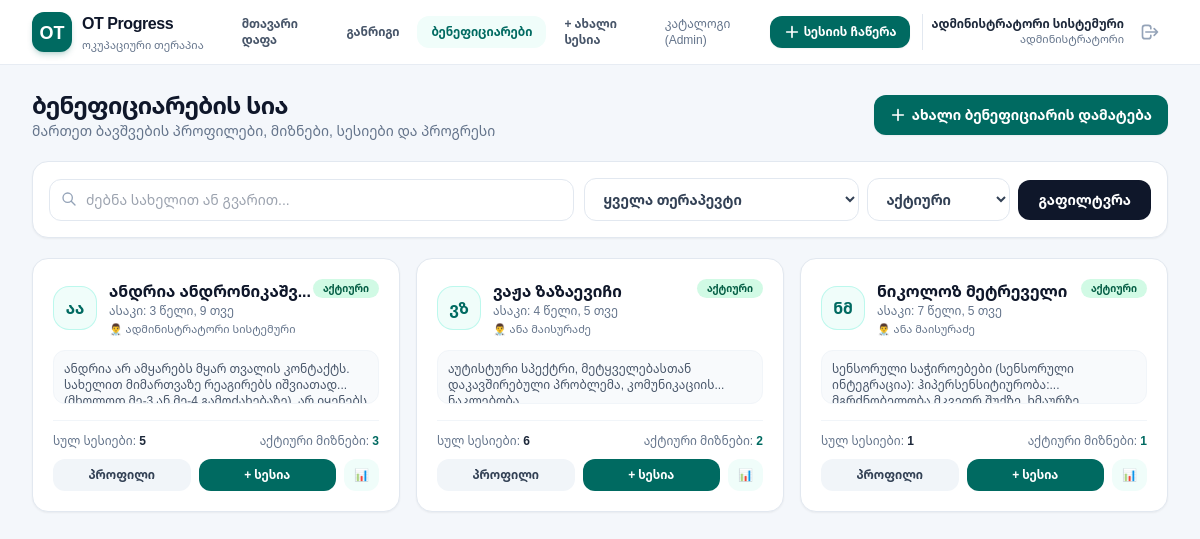
Screenshot of /beneficiaries/ (signed in) with the database file from the repository.
### core/models.py (models this page shows, shortened)
class Beneficiary(models.Model):
    first_name = models.CharField(max_length=100, verbose_name="სახელი")
    last_name = models.CharField(max_length=100, verbose_name="გვარი")
    date_of_birth = models.DateField(verbose_name="დაბადების თარიღი")
    start_date = models.DateField(default=timezone.now, verbose_name="თერაპიის დაწყების თარიღი")
    therapist = models.ForeignKey(
        TherapistProfile,
        on_delete=models.SET_NULL,
        null=True,
        blank=True,
        related_name="beneficiaries",
        verbose_name="ძირითადი თერაპევტი"
    )
    co_therapists = models.ManyToManyField(
        TherapistProfile,
        blank=True,
        related_name="shared_beneficiaries",
        verbose_name="თანათერაპევტები (გაზიარებული წვდომა)"
    )
    session_duration_minutes = models.PositiveIntegerField(default=50, verbose_name="სესიის ხანგრძლივობა (წთ)")
    weekly_sessions_planned = models.PositiveIntegerField(default=2, verbose_name="კვირაში დაგეგმილი სესიები")
    notes = models.TextField(blank=True, verbose_name="დამატებითი მოკლე ინფორმაცია")
    is_active = models.BooleanField(default=True, verbose_name="აქტიურია")
    created_at = models.DateTimeField(auto_now_add=True, verbose_name="შექმნის დრო")
    class Meta:
        verbose_name = "ბენეფიციარი"
        verbose_name_plural = "ბენეფიციარები"
        ordering = ["first_name", "last_name"]
    @property
    def full_name(self):
        return f"{self.first_name} {self.last_name}"
    @property
    def active_goals_count(self):
        return self.goals.filter(status="active").count()
    @property
    def age_display(self):
        today = date.today()
        if not self.date_of_birth:
            return ""
        years = today.year - self.date_of_birth.year
        months = today.month - self.date_of_birth.month
        if today.day < self.date_of_birth.day:
            months -= 1
        if months < 0:
            years -= 1
            months += 12
        if years <= 0:
            return f"{months} თვე"
        return f"{years} წელი, {months} თვე" if months > 0 else f"{years} წელი"
    @property
    def assigned_therapists_display(self):
        names = []
        if self.therapist:
            names.append(str(self.therapist))
        for ct in self.co_therapists.all():
            ct_name = str(ct)
            if ct_name not in names:
                names.append(ct_name)
        return ", ".join(names) if names else "არ არის მითითებული"

class TherapistProfile(models.Model):
    user = models.OneToOneField(User, on_delete=models.CASCADE, related_name="therapist_profile")
    phone = models.CharField(max_length=50, blank=True, verbose_name="ტელეფონი")
    title = models.CharField(max_length=150, default="ოკუპაციური თერაპევტი", verbose_name="პროფესიული როლი")
    clinic_name = models.CharField(max_length=200, default="ოკუპაციური თერაპიის ცენტრი", verbose_name="ცენტრი / კლინიკა")
    license_number = models.CharField(max_length=100, blank=True, verbose_name="ლიცენზია / სერტიფიკატი")
    is_admin_role = models.BooleanField(default=False, verbose_name="ადმინისტრატორი")
    class Meta:
        verbose_name = "თერაპევტის პროფილი"
        verbose_name_plural = "თერაპევტების პროფილები"
    def __str__(self):
        full_name = self.user.get_full_name()
        return full_name if full_name else self.user.username

### core/views.py (the view)
# urls.py: path("beneficiaries/", views.beneficiary_list_view, name="beneficiary_list"),
@login_required
def beneficiary_list_view(request):
    search_query = request.GET.get("q", "").strip()
    therapist_id = request.GET.get("therapist", "").strip()
    status_filter = request.GET.get("status", "active")
    beneficiaries = get_user_beneficiaries(request.user)
    if status_filter == "active":
        beneficiaries = beneficiaries.filter(is_active=True)
    elif status_filter == "inactive":
        beneficiaries = beneficiaries.filter(is_active=False)
    if search_query:
        beneficiaries = beneficiaries.filter(
            Q(first_name__icontains=search_query) | Q(last_name__icontains=search_query)
        )
    admin_flag = is_admin_user(request.user)
    if therapist_id and admin_flag:
        beneficiaries = beneficiaries.filter(therapist_id=therapist_id)
    all_therapists = TherapistProfile.objects.all() if admin_flag else None
    context = {
        "beneficiaries": beneficiaries,
        "search_query": search_query,
        "status_filter": status_filter,
        "therapist_id": therapist_id,
        "all_therapists": all_therapists,
    }
    return render(request, "core/beneficiary_list.html", context)

### templates/core/beneficiary_list.html (shortened to what this page needs)
{% extends "base.html" %}
{% block content %}
<div class="space-y-5">
    <div class="flex flex-col sm:flex-row sm:items-center justify-between gap-3">
        <div>
            <h1 class="text-xl sm:text-2xl font-black text-slate-900 tracking-tight">ბენეფიციარების სია</h1>
            <p class="text-xs sm:text-sm text-slate-500">მართეთ ბავშვების პროფილები, მიზნები, სესიები და პროგრესი</p>
        </div>
        <a href="{% url 'beneficiary_create' %}"
           class="inline-flex items-center justify-center px-4 py-2.5 bg-[#006a61] hover:bg-[#005049] text-white text-xs sm:text-sm font-bold rounded-xl shadow-sm transition shrink-0">
            <svg class="w-4 h-4 mr-1.5" fill="none" stroke="currentColor" viewBox="0 0 24 24">
                <path stroke-linecap="round" stroke-linejoin="round" stroke-width="2.5" d="M12 4v16m8-8H4"/>
            </svg>
            <span class="hidden sm:inline">ახალი ბენეფიციარის დამატება</span>
        </a>
    </div>
    <form method="get" class="bg-white p-3.5 sm:p-4 rounded-2xl border border-slate-200 shadow-sm flex flex-col sm:flex-row items-stretch sm:items-center gap-2.5">
        <div class="flex-1 relative">
            <input type="text" name="q" value="{{ search_query }}"
                   placeholder="ძებნა სახელით ან გვარით..."
                   class="w-full pl-9 pr-4 py-2.5 rounded-xl border border-slate-200 focus:outline-none focus:ring-2 focus:ring-[#006a61] text-xs sm:text-sm">
            <svg class="w-4 h-4 text-slate-400 absolute left-3 top-3" fill="none" stroke="currentColor" viewBox="0 0 24 24">
                <path stroke-linecap="round" stroke-linejoin="round" stroke-width="2" d="M21 21l-6-6m2-5a7 7 0 11-14 0 7 7 0 0114 0z"/>
            </svg>
        </div>
        <div class="flex items-center gap-2">
            {% if all_therapists %}
            <select name="therapist" class="px-3.5 py-2.5 rounded-xl border border-slate-200 text-xs sm:text-sm font-semibold text-slate-700 bg-white focus:outline-none focus:ring-2 focus:ring-[#006a61]">
                <option value="">ყველა თერაპევტი</option>
            </select>
            {% endif %}
            <select name="status" class="flex-1 sm:flex-initial px-3.5 py-2.5 rounded-xl border border-slate-200 text-xs sm:text-sm font-semibold text-slate-700 bg-white focus:outline-none focus:ring-2 focus:ring-[#006a61]">
                <option value="active" {% if status_filter == 'active' %}selected{% endif %}>აქტიური</option>
            </select>
            <button type="submit" class="px-5 py-2.5 bg-slate-900 hover:bg-slate-800 text-white rounded-xl text-xs sm:text-sm font-bold transition shrink-0">
                გაფილტვრა
            </button>
        </div>
    </form>
    <div class="grid grid-cols-1 md:grid-cols-2 lg:grid-cols-3 gap-4">
        {% for b in beneficiaries %}
        <div class="bg-white rounded-2xl p-4 sm:p-5 border border-slate-200 shadow-sm hover:shadow-md transition flex flex-col justify-between">
            <div>
                <div class="flex items-start justify-between">
                    <div class="flex items-center space-x-3 min-w-0">
                        <div class="w-11 h-11 rounded-2xl bg-teal-50 text-[#006a61] border border-teal-200/60 flex items-center justify-center font-black text-base shrink-0">
                            {{ b.first_name|slice:":1" }}{{ b.last_name|slice:":1" }}
                        </div>
                        <div class="min-w-0">
                            <a href="{% url 'beneficiary_detail' b.id %}" class="font-bold text-slate-900 hover:text-[#006a61] transition text-sm sm:text-base block truncate">
                                {{ b.full_name }}
                            </a>
                            <div class="text-xs text-slate-500 font-medium">
                                ასაკი: {{ b.age_display }}
                            </div>
                            <div class="text-[11px] text-slate-500 font-medium truncate mt-0.5" title="{{ b.assigned_therapists_display }}">
                                👨‍⚕️ {{ b.assigned_therapists_display }}
                            </div>
                        </div>
                    </div>
                    {% if b.is_active %}
                    <span class="px-2.5 py-0.5 rounded-full text-[10px] font-bold bg-emerald-100 text-emerald-800 shrink-0">აქტიური</span>
                    {% else %}
                    <span class="px-2.5 py-0.5 rounded-full text-[10px] font-bold bg-slate-100 text-slate-600 shrink-0">არააქტიური</span>
                    {% endif %}
                </div>
                {% if b.notes %}
                <p class="mt-3 text-xs text-slate-600 line-clamp-2 bg-slate-50 p-2.5 rounded-xl border border-slate-100">
                    {{ b.notes }}
                </p>
                {% endif %}
            </div>
            <div class="mt-4 pt-3 border-t border-slate-100 space-y-2.5">
                <div class="flex justify-between text-xs text-slate-500">
                    <span>სულ სესიები: <strong class="text-slate-800">{{ b.sessions.count }}</strong></span>
                    <span>აქტიური მიზნები: <strong class="text-[#006a61]">{{ b.active_goals_count }}</strong></span>
                </div>
                <div class="flex items-center space-x-2">
                    <a href="{% url 'beneficiary_detail' b.id %}"
                       class="flex-1 text-center py-2 px-3 rounded-xl bg-slate-100 hover:bg-slate-200 text-slate-700 font-bold text-xs transition">
                        პროფილი
                    </a>
                    <a href="{% url 'beneficiary_session_create' b.id %}"
                       class="flex-1 text-center py-2 px-3 rounded-xl bg-[#006a61] hover:bg-[#005049] text-white font-bold text-xs transition">
                        + სესია
                    </a>
                    <a href="{% url 'progress' b.id %}"
                       title="პროგრესის გრაფიკები"
                       class="py-2 px-2.5 rounded-xl bg-teal-50 hover:bg-teal-100 text-[#006a61] font-bold text-xs transition">
                        📊
                    </a>
                </div>
            </div>
        </div>
        {% empty %}
        <div class="col-span-full bg-white rounded-2xl p-10 text-center border border-slate-200">
            <p class="text-slate-500 font-medium text-sm">ბენეფიციარები ვერ მოიძებნა.</p>
        </div>
        {% endfor %}
    </div>
</div>
{% endblock %}

### templates/base.html (shortened to what this page needs)
<!DOCTYPE html>
<html lang="ka">
<head>
    <script src="https://cdn.tailwindcss.com"></script>
</head>
<body class="min-h-screen flex flex-col bg-[#f4f7fb] text-slate-900 overflow-x-hidden">
    {% if user.is_authenticated %}
    <header class="bg-white/95 backdrop-blur-md border-b border-slate-200/80 sticky top-0 z-40 shadow-2xs">
        <div class="max-w-7xl mx-auto px-3 sm:px-6 lg:px-8">
            <div class="flex justify-between items-center h-14 sm:h-16 gap-2">
                <div class="flex items-center space-x-3 lg:space-x-6 min-w-0">
                    <a href="{% url 'dashboard' %}" class="flex items-center space-x-2.5 group shrink-0">
                        <div class="w-9 h-9 sm:w-10 sm:h-10 rounded-xl bg-[#006a61] flex items-center justify-center text-white font-black text-base sm:text-lg shadow-md shadow-[#006a61]/20 group-hover:bg-[#005049] transition">
                            OT
                        </div>
                        <div class="truncate">
                            <span class="font-extrabold text-sm sm:text-base tracking-tight text-slate-900 block leading-none">OT Progress</span>
                            <span class="text-[10px] sm:text-[11px] text-slate-500 font-medium block mt-0.5 truncate">ოკუპაციური თერაპია</span>
                        </div>
                    </a>
                    <nav class="hidden md:flex items-center space-x-1">
                        <a href="{% url 'dashboard' %}"
                           class="px-3.5 py-2 rounded-xl text-xs font-bold transition {% if request.resolver_match.url_name == 'dashboard' %}bg-teal-50 text-[#006a61]{% else %}text-slate-600 hover:bg-slate-100{% endif %}">
                            მთავარი დაფა
                        </a>
                        <a href="{% url 'schedule' %}"
                           class="px-3.5 py-2 rounded-xl text-xs font-bold transition {% if 'schedule' in request.resolver_match.url_name %}bg-teal-50 text-[#006a61]{% else %}text-slate-600 hover:bg-slate-100{% endif %}">
                            განრიგი
                        </a>
                        <a href="{% url 'beneficiary_list' %}"
                           class="px-3.5 py-2 rounded-xl text-xs font-bold transition {% if 'beneficiary' in request.resolver_match.url_name %}bg-teal-50 text-[#006a61]{% else %}text-slate-600 hover:bg-slate-100{% endif %}">
                            ბენეფიციარები
                        </a>
                        <a href="{% url 'session_create' %}"
                           class="px-3.5 py-2 rounded-xl text-xs font-bold transition {% if 'session_create' in request.resolver_match.url_name %}bg-teal-50 text-[#006a61]{% else %}text-slate-600 hover:bg-slate-100{% endif %}">
                            + ახალი სესია
                        </a>
                        {% if user.is_superuser %}
                        <a href="/admin/" target="_blank"
                           class="px-3 py-2 rounded-xl text-xs font-medium text-slate-500 hover:bg-slate-100 transition">
                            კატალოგი (Admin)
                        </a>
                        {% endif %}
                    </nav>
                </div>
                <div class="flex items-center space-x-2 sm:space-x-3 shrink-0">
                    <a href="{% url 'session_create' %}"
                       class="hidden sm:inline-flex items-center px-2.5 sm:px-3.5 py-1.5 sm:py-2 bg-[#006a61] hover:bg-[#005049] text-white text-[11px] sm:text-xs font-bold rounded-xl shadow-sm transition">
                        <svg class="w-3.5 h-3.5 sm:w-4 sm:h-4 mr-1" fill="none" stroke="currentColor" viewBox="0 0 24 24">
                            <path stroke-linecap="round" stroke-linejoin="round" stroke-width="2.5" d="M12 4v16m8-8H4"/>
                        </svg>
                        <span>სესიის ჩაწერა</span>
                    </a>
                    <div class="hidden sm:flex items-center space-x-2 pl-2 border-l border-slate-200">
                        <div class="text-right">
                            <div class="text-xs font-bold text-slate-800 leading-tight">
                                {{ user.get_full_name|default:user.username }}
                            </div>
                            <div class="text-[11px] text-slate-500">
                                {% if user.is_superuser %}ადმინისტრატორი{% else %}ოკუპაციური თერაპევტი{% endif %}
                            </div>
                        </div>
                        <a href="{% url 'logout' %}"
                           title="გასვლა"
                           class="p-2 text-slate-400 hover:text-rose-600 hover:bg-rose-50 rounded-xl transition">
                            <svg class="w-5 h-5" fill="none" stroke="currentColor" viewBox="0 0 24 24">
                                <path stroke-linecap="round" stroke-linejoin="round" stroke-width="2" d="M17 16l4-4m0 0l-4-4m4 4H7m6 4v1a3 3 0 01-3 3H6a3 3 0 01-3-3V7a3 3 0 013-3h4a3 3 0 013 3v1"/>
                            </svg>
                        </a>
                    </div>
                </div>
            </div>
        </div>
    </header>
    {% endif %}
    <main class="flex-1 max-w-7xl w-full mx-auto px-3 sm:px-6 lg:px-8 py-4 sm:py-6 pb-24 md:pb-10">
        {% block content %}{% endblock %}
    </main>
</body>
</html>

### rows the page displays
Beneficiary: first_name "ა", last_name "ა", full_name "ანდრია ანდრონიკაშ…", age_display "3 წელი, 9 თვე", assigned_therapists_display "ადმინისტრატორი სისტემური", is_active "აქტიური", notes "ანდრია არ ამყარებს მყარ თვალის კონტაქტს. სახელით მიმართვაზე რეაგირებს…", sessions.count "5", active_goals_count "3"
Beneficiary: first_name "ვ", last_name "ზ", full_name "ვაჟა ზაზაევიჩი", age_display "4 წელი, 5 თვე", assigned_therapists_display "ანა მაისურაძე", is_active "აქტიური", notes "აუტისტური სპექტრი, მეტყველებასთან დაკავშირებული პრობლემა,…", sessions.count "6", active_goals_count "2"
Beneficiary: first_name "ნ", last_name "მ", full_name "ნიკოლოზ მეტრეველი", age_display "7 წელი, 5 თვე", assigned_therapists_display "ანა მაისურაძე", is_active "აქტიური", notes "სენსორული საჭიროებები (სენსორული ინტეგრაცია):…", sessions.count "1", active_goals_count "1"

### other values shown
{{ user.get_full_name|default:user.username }} "ადმინისტრატორი სისტემური"
